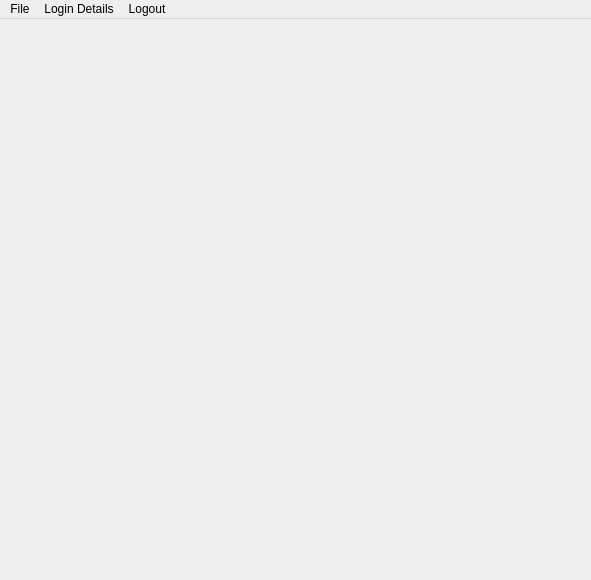
<?xml version="1.0" encoding="UTF-8"?>
<ui version="4.0">
 <class>MainWindow</class>
 <widget class="QMainWindow" name="MainWindow">
  <property name="geometry">
   <rect>
    <x>0</x>
    <y>0</y>
    <width>591</width>
    <height>580</height>
   </rect>
  </property>
  <property name="windowTitle">
   <string>MainWindow</string>
  </property>
  <widget class="QWidget" name="centralwidget"/>
  <widget class="QMenuBar" name="menubar">
   <property name="geometry">
    <rect>
     <x>0</x>
     <y>0</y>
     <width>591</width>
     <height>22</height>
    </rect>
   </property>
   <widget class="QMenu" name="menuFile">
    <property name="title">
     <string>File</string>
    </property>
    <addaction name="actionNew_Game"/>
   </widget>
   <widget class="QMenu" name="menuLogin_Details">
    <property name="title">
     <string>Login Details</string>
    </property>
   </widget>
   <widget class="QMenu" name="menuLogout">
    <property name="title">
     <string>Logout</string>
    </property>
   </widget>
   <addaction name="menuFile"/>
   <addaction name="menuLogin_Details"/>
   <addaction name="menuLogout"/>
  </widget>
  <action name="actionNew_Game">
   <property name="text">
    <string>New Game</string>
   </property>
  </action>
 </widget>
 <resources/>
 <connections/>
</ui>
